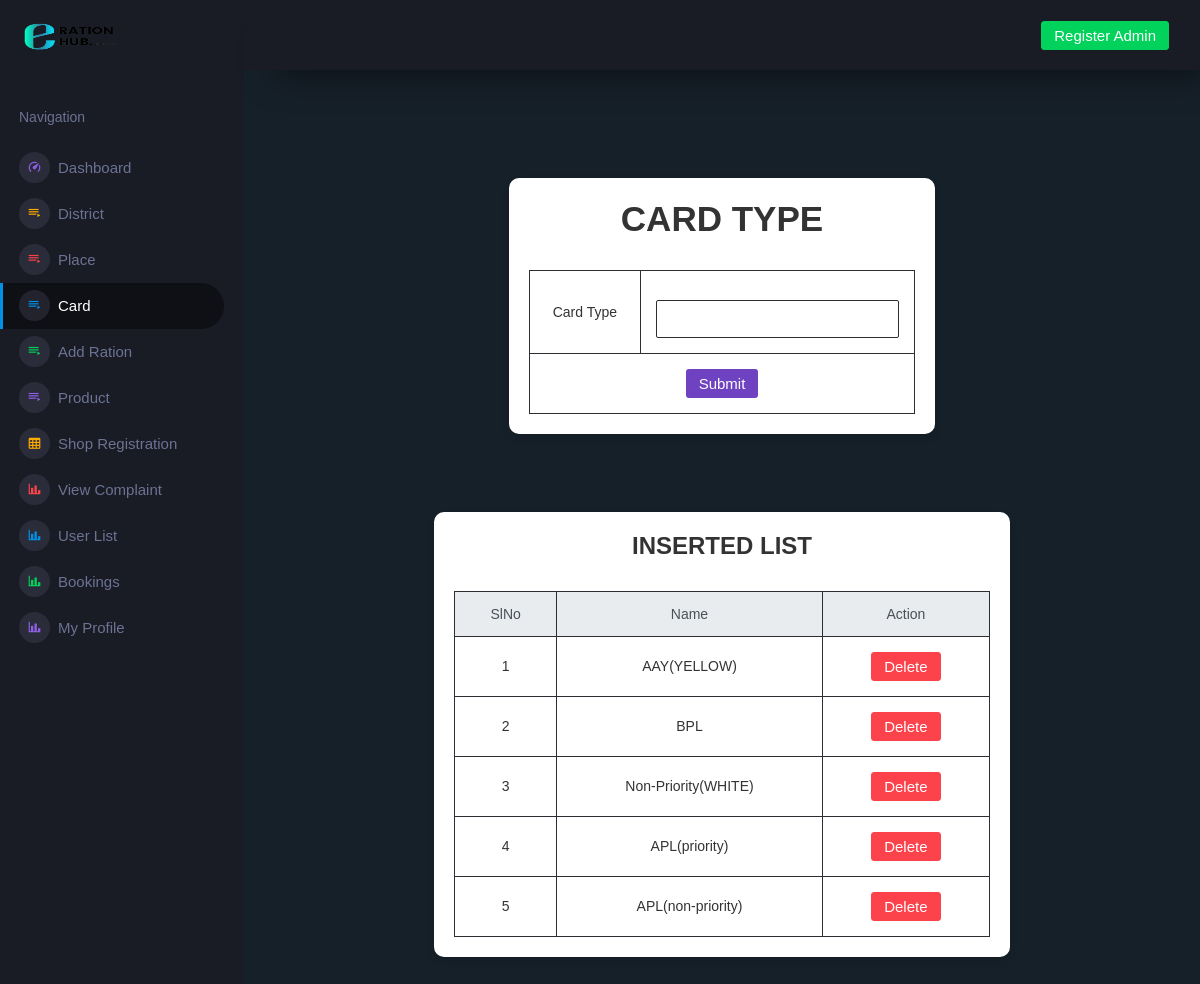
/Project/Admin/Card.php, run on the app's committed database.
### tables this page shows
CREATE TABLE `tbl_card` (
  `card_id` int(11) NOT NULL,
  `card_name` varchar(50) NOT NULL
);

### Project/Admin/Card.php (the view, shortened to what this page needs)
<?php
include("../Assets/Connection/Connection.php");
include("Head.php");
?>
<!DOCTYPE html PUBLIC "-//W3C//DTD XHTML 1.0 Transitional//EN" "http://www.w3.org/TR/xhtml1/DTD/xhtml1-transitional.dtd">
<html xmlns="http://www.w3.org/1999/xhtml">
<head>
</head>
<body>
<form id="form1" name="form1" method="post" action="">
<div class="container mt-5">
    <div class="row justify-content-center">
        <div class="col-md-6">
            <div class="table-wrapper">
                <h1>Card Type</h1>
                <table class="table table-bordered">
                    <tbody>
                        <tr>
                            <td>Card Type</td>
                            <td><label for="txt_name"></label>
                            <input type="text" name="txt_name" id="txt_name" class="form-control" required /></td>
                        </tr>
                        <tr>
                            <td colspan="2" class="text-center">
                                <input type="submit" name="btn_sub" id="btn_sub" value="Submit" class="btn btn-custom"/>
                            </td>
                        </tr>
                    </tbody>
                </table>
            </div>
        </div>
    </div>
</div>
<div class="container mt-5">
    <div class="row justify-content-center">
        <div class="col-md-8">
            <div class="table-wrapper">
                <h3>Inserted List</h3>
                <table class="table table-bordered table-striped">
                    <thead class="thead-light">
                        <tr>
                            <th>SlNo</th>
                            <th>Name</th>
                            <th>Action</th>
                        </tr>
                    </thead>
                    <tbody>
                        <?php
                        $selQry = "select * from tbl_card";
                        $result = $Con->query($selQry);
                        $i = 0;
                        while ($data = $result->fetch_assoc()) {
                            $i++;
                        ?>
                        <tr>
                            <td><?php echo $i ?></td>
                            <td><?php echo $data['card_name'] ?></td>
                            <td>
                                <a href="Card.php?did=<?php echo $data['card_id'] ?>" class="btn btn-danger">Delete</a>
                            </td>
                        </tr>
                        <?php } ?>
                    </tbody>
                </table>
            </div>
        </div>
    </div>
</div>
</form>
</body>
</html>
<?php
include('Foot.php');
?>

### Project/Admin/Card.php (style rules this page uses)
body { background-color: #495057 !important; font-family: 'Arial', sans-serif; }
.table-wrapper { background-color: #fff; padding: 20px; border-radius: 10px; box-shadow: 0 4px 8px rgba(0, 0, 0, 0.1); margin-top: 30px; }
h3, h1 { color: #333; font-weight: bold; text-transform: uppercase; margin-bottom: 30px; text-align: center; }
.table thead th { background-color: #f8f9fa; color: #6c757d; text-align: center; }
.table tbody td { background-color: #fff; color: #333; text-align: center; }
.btn-custom { background-color: #6f42c1; color: white; transition: background-color 0.3s ease; }
input[type="text"], select { background-color: #fff; color: #333; }

### data on the page
tbl_card: card_name "AAY(YELLOW)"
tbl_card: card_name "BPL"
tbl_card: card_name "Non-Priority(WHITE)"
tbl_card: card_name "APL(priority)"
tbl_card: card_name "APL(non-priority)"
